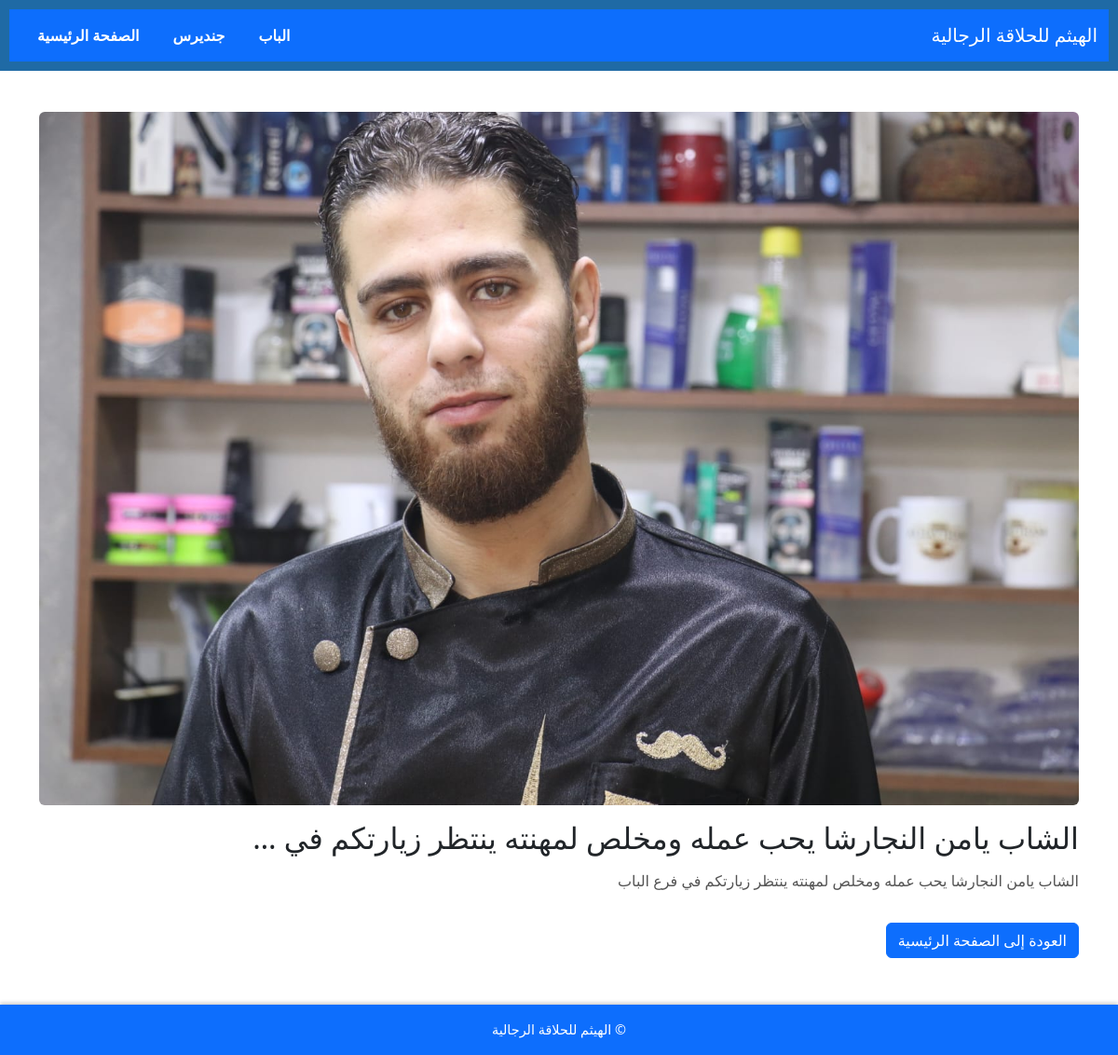
Screenshot of /news/2/ with the database file from the repository.
### main/models.py (models this page shows, shortened)
class DailyFlyer(models.Model):
    image = models.ImageField(upload_to='flyers/')
    description = models.TextField()

### main/views.py (the view)
# urls.py: path('news/<int:flyer_id>/', views.news_detail, name='news_detail'),
def news_detail(request, flyer_id):
    flyer = get_object_or_404(DailyFlyer, id=flyer_id)
    return render(request, 'main/news_detail.html', {'flyer': flyer})

### main/templates/main/news_detail.html
{% extends 'main/base.html' %}
{% block content %}
    <section class="news-detail">
        <img src="{{ flyer.image.url }}" alt="{{ flyer.description }}" class="img-fluid rounded mb-3">
        <h2>{{ flyer.description|truncatewords:10 }}</h2>
        <p>{{ flyer.description }}</p>
        <a href="{% url 'main:home' %}" class="btn btn-primary mt-3">العودة إلى الصفحة الرئيسية</a>
    </section>
{% endblock %}

### main/static/main/css/styles.css (style rules this page uses)
body { font-family: Arial, sans-serif; direction: rtl; text-align: center; background-color: #f0f2f5; color: #333; margin: 0; padding-bottom: 60px; }
.daily-flyer p, .page-detail p, .news-detail p { color: #555; font-size: 1em; margin: 15px 0; line-height: 1.6; }

### rows the page displays
DailyFlyer: image (picture), description "الشاب يامن النجارشا يحب عمله ومخلص لمهنته ينتظر زيارتكم في …", description "الشاب يامن النجارشا يحب عمله ومخلص لمهنته ينتظر زيارتكم في فرع الباب"
